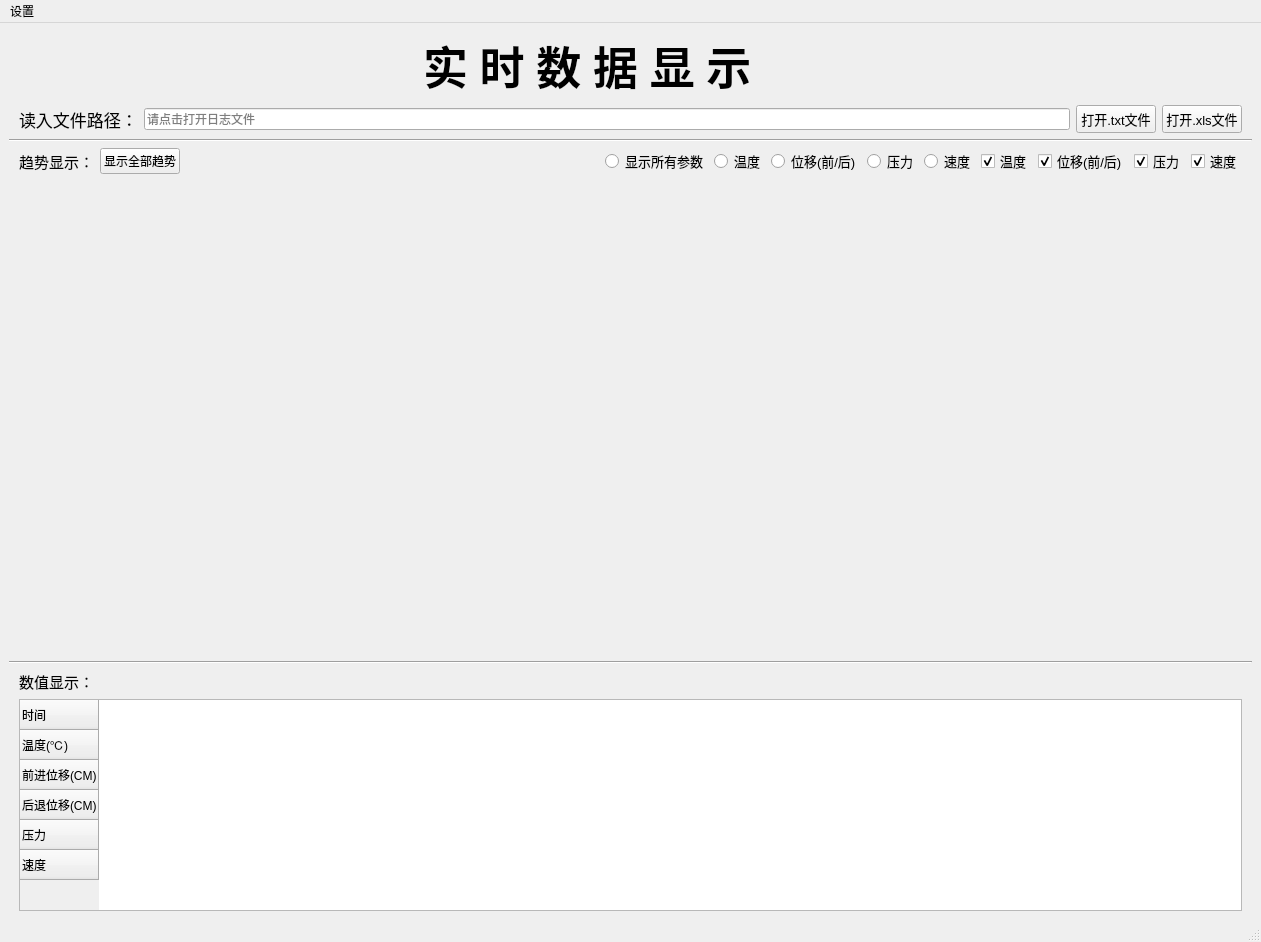
<?xml version="1.0" encoding="UTF-8"?>
<ui version="4.0">
 <class>MainWindow</class>
 <widget class="QMainWindow" name="MainWindow">
  <property name="geometry">
   <rect>
    <x>0</x>
    <y>0</y>
    <width>1261</width>
    <height>942</height>
   </rect>
  </property>
  <property name="minimumSize">
   <size>
    <width>600</width>
    <height>400</height>
   </size>
  </property>
  <property name="font">
   <font>
    <pointsize>9</pointsize>
   </font>
  </property>
  <property name="windowTitle">
   <string>深水钻孔取样贯入装置动态检测数据采集软件</string>
  </property>
  <widget class="QWidget" name="centralwidget">
   <layout class="QVBoxLayout" name="verticalLayout_2" stretch="1,1,1,1,8,1,4">
    <item>
     <layout class="QHBoxLayout" name="horizontalLayout_6" stretch="1,1,1">
      <item>
       <spacer name="horizontalSpacer_3">
        <property name="orientation">
         <enum>Qt::Horizontal</enum>
        </property>
        <property name="sizeType">
         <enum>QSizePolicy::Minimum</enum>
        </property>
        <property name="sizeHint" stdset="0">
         <size>
          <width>20</width>
          <height>10</height>
         </size>
        </property>
       </spacer>
      </item>
      <item>
       <widget class="QLabel" name="label">
        <property name="font">
         <font>
          <family>Academy Engraved LET</family>
          <pointsize>34</pointsize>
          <weight>75</weight>
          <bold>true</bold>
         </font>
        </property>
        <property name="text">
         <string>实 时 数 据 显 示</string>
        </property>
        <property name="textFormat">
         <enum>Qt::AutoText</enum>
        </property>
        <property name="margin">
         <number>0</number>
        </property>
        <property name="indent">
         <number>-1</number>
        </property>
       </widget>
      </item>
      <item>
       <spacer name="horizontalSpacer_4">
        <property name="orientation">
         <enum>Qt::Horizontal</enum>
        </property>
        <property name="sizeType">
         <enum>QSizePolicy::Minimum</enum>
        </property>
        <property name="sizeHint" stdset="0">
         <size>
          <width>40</width>
          <height>20</height>
         </size>
        </property>
       </spacer>
      </item>
     </layout>
    </item>
    <item>
     <layout class="QHBoxLayout" name="horizontalLayout_2">
      <property name="leftMargin">
       <number>10</number>
      </property>
      <property name="rightMargin">
       <number>10</number>
      </property>
      <item>
       <widget class="QLabel" name="label_2">
        <property name="font">
         <font>
          <pointsize>13</pointsize>
         </font>
        </property>
        <property name="text">
         <string>读入文件路径：</string>
        </property>
       </widget>
      </item>
      <item>
       <widget class="QLineEdit" name="lineEdit_showpath">
        <property name="placeholderText">
         <string>请点击打开日志文件</string>
        </property>
       </widget>
      </item>
      <item>
       <widget class="QPushButton" name="pushButton_openfile">
        <property name="font">
         <font>
          <pointsize>10</pointsize>
         </font>
        </property>
        <property name="text">
         <string>打开.txt文件</string>
        </property>
       </widget>
      </item>
      <item>
       <widget class="QPushButton" name="pushButton_openfile_xls">
        <property name="font">
         <font>
          <pointsize>10</pointsize>
         </font>
        </property>
        <property name="text">
         <string>打开.xls文件</string>
        </property>
       </widget>
      </item>
     </layout>
    </item>
    <item>
     <widget class="Line" name="line_2">
      <property name="orientation">
       <enum>Qt::Horizontal</enum>
      </property>
     </widget>
    </item>
    <item>
     <layout class="QHBoxLayout" name="horizontalLayout_5">
      <property name="leftMargin">
       <number>10</number>
      </property>
      <property name="rightMargin">
       <number>10</number>
      </property>
      <item>
       <widget class="QLabel" name="label_3">
        <property name="font">
         <font>
          <pointsize>11</pointsize>
         </font>
        </property>
        <property name="text">
         <string>趋势显示：</string>
        </property>
       </widget>
      </item>
      <item>
       <widget class="QPushButton" name="pushButton_xs">
        <property name="text">
         <string>显示全部趋势</string>
        </property>
       </widget>
      </item>
      <item>
       <spacer name="horizontalSpacer">
        <property name="orientation">
         <enum>Qt::Horizontal</enum>
        </property>
        <property name="sizeHint" stdset="0">
         <size>
          <width>40</width>
          <height>20</height>
         </size>
        </property>
       </spacer>
      </item>
      <item>
       <layout class="QHBoxLayout" name="horizontalLayout_4">
        <item>
         <widget class="QRadioButton" name="radioButton_qb">
          <property name="font">
           <font>
            <pointsize>10</pointsize>
           </font>
          </property>
          <property name="text">
           <string>显示所有参数</string>
          </property>
         </widget>
        </item>
        <item>
         <widget class="QRadioButton" name="radioButton_Temperature">
          <property name="font">
           <font>
            <pointsize>10</pointsize>
           </font>
          </property>
          <property name="text">
           <string>温度</string>
          </property>
         </widget>
        </item>
        <item>
         <widget class="QRadioButton" name="radioButton_Depth">
          <property name="font">
           <font>
            <pointsize>10</pointsize>
           </font>
          </property>
          <property name="text">
           <string>位移(前/后)</string>
          </property>
         </widget>
        </item>
        <item>
         <widget class="QRadioButton" name="radioButton_Presure">
          <property name="font">
           <font>
            <pointsize>10</pointsize>
           </font>
          </property>
          <property name="text">
           <string>压力</string>
          </property>
         </widget>
        </item>
        <item>
         <widget class="QRadioButton" name="radioButton_Size">
          <property name="font">
           <font>
            <pointsize>10</pointsize>
           </font>
          </property>
          <property name="text">
           <string>速度</string>
          </property>
         </widget>
        </item>
       </layout>
      </item>
      <item>
       <layout class="QHBoxLayout" name="horizontalLayout_3">
        <item>
         <widget class="QCheckBox" name="checkBox_Temperature">
          <property name="font">
           <font>
            <pointsize>10</pointsize>
           </font>
          </property>
          <property name="text">
           <string>温度</string>
          </property>
          <property name="checked">
           <bool>true</bool>
          </property>
          <attribute name="buttonGroup">
           <string notr="true">buttonGroup</string>
          </attribute>
         </widget>
        </item>
        <item>
         <widget class="QCheckBox" name="checkBox_Depth">
          <property name="font">
           <font>
            <pointsize>10</pointsize>
           </font>
          </property>
          <property name="text">
           <string>位移(前/后)</string>
          </property>
          <property name="checked">
           <bool>true</bool>
          </property>
          <attribute name="buttonGroup">
           <string notr="true">buttonGroup</string>
          </attribute>
         </widget>
        </item>
        <item>
         <widget class="QCheckBox" name="checkBox_Presure">
          <property name="font">
           <font>
            <pointsize>10</pointsize>
           </font>
          </property>
          <property name="text">
           <string>压力</string>
          </property>
          <property name="checked">
           <bool>true</bool>
          </property>
         </widget>
        </item>
        <item>
         <widget class="QCheckBox" name="checkBox_Size">
          <property name="font">
           <font>
            <pointsize>10</pointsize>
           </font>
          </property>
          <property name="text">
           <string>速度</string>
          </property>
          <property name="checked">
           <bool>true</bool>
          </property>
         </widget>
        </item>
       </layout>
      </item>
     </layout>
    </item>
    <item>
     <layout class="QHBoxLayout" name="horizontalLayout">
      <property name="leftMargin">
       <number>5</number>
      </property>
      <property name="rightMargin">
       <number>5</number>
      </property>
     </layout>
    </item>
    <item>
     <widget class="Line" name="line">
      <property name="orientation">
       <enum>Qt::Horizontal</enum>
      </property>
     </widget>
    </item>
    <item>
     <layout class="QVBoxLayout" name="verticalLayout">
      <property name="leftMargin">
       <number>10</number>
      </property>
      <property name="topMargin">
       <number>0</number>
      </property>
      <property name="rightMargin">
       <number>10</number>
      </property>
      <property name="bottomMargin">
       <number>0</number>
      </property>
      <item>
       <widget class="QLabel" name="label_4">
        <property name="font">
         <font>
          <pointsize>11</pointsize>
         </font>
        </property>
        <property name="text">
         <string>数值显示：</string>
        </property>
       </widget>
      </item>
      <item>
       <widget class="QTableWidget" name="tableWidget">
        <row>
         <property name="text">
          <string>时间</string>
         </property>
        </row>
        <row>
         <property name="text">
          <string>温度(℃)</string>
         </property>
        </row>
        <row>
         <property name="text">
          <string>前进位移(CM)</string>
         </property>
        </row>
        <row>
         <property name="text">
          <string>后退位移(CM)</string>
         </property>
        </row>
        <row>
         <property name="text">
          <string>压力</string>
         </property>
        </row>
        <row>
         <property name="text">
          <string>速度</string>
         </property>
        </row>
       </widget>
      </item>
     </layout>
    </item>
   </layout>
  </widget>
  <widget class="QMenuBar" name="menubar">
   <property name="geometry">
    <rect>
     <x>0</x>
     <y>0</y>
     <width>1261</width>
     <height>23</height>
    </rect>
   </property>
   <widget class="QMenu" name="menu_shezhi">
    <property name="title">
     <string>设置</string>
    </property>
    <addaction name="action_shuchu"/>
   </widget>
   <addaction name="menu_shezhi"/>
  </widget>
  <widget class="QStatusBar" name="statusbar"/>
  <action name="action_shuchu">
   <property name="text">
    <string>确认开机采样时间和频率</string>
   </property>
  </action>
 </widget>
 <resources/>
 <connections/>
 <buttongroups>
  <buttongroup name="buttonGroup">
   <property name="exclusive">
    <bool>false</bool>
   </property>
  </buttongroup>
 </buttongroups>
</ui>
